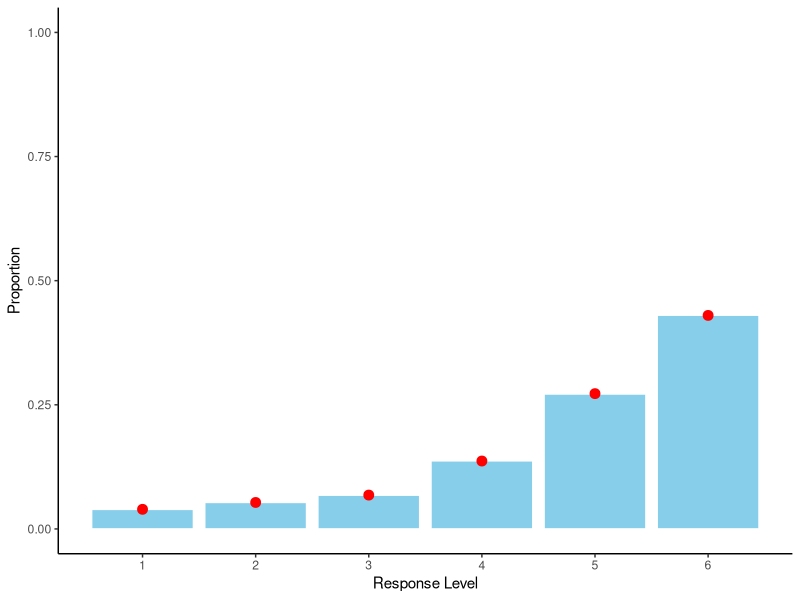
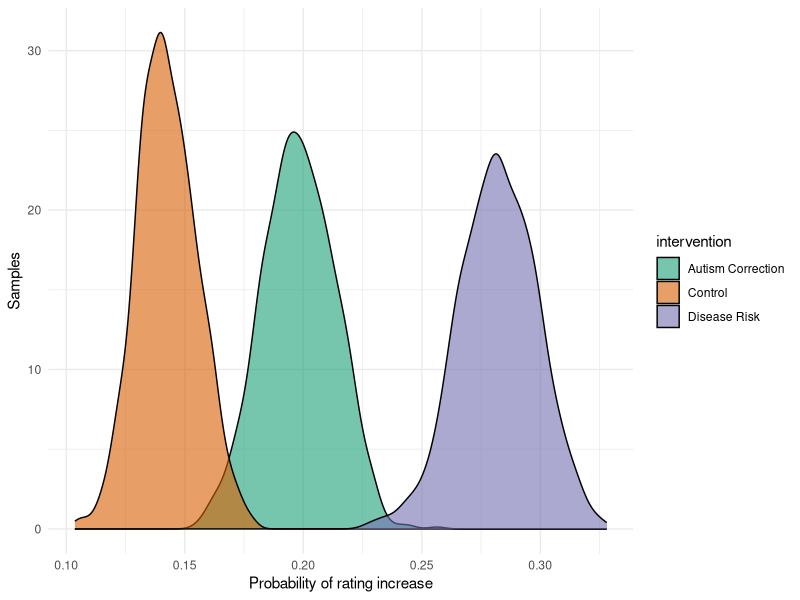

Generate these figures, in order, with R:
## ---- chunk 1
knitr::opts_chunk$set(cache=TRUE, echo=FALSE, warning=FALSE, message=FALSE,
                      fig.width=9, fig.align="center")
## ---- chunk 2
# Required librarys and external files ----------------------------------------

library(readxl)
library(tidyr)
library(dplyr)
library(ggplot2)
library(gridExtra)

# Clean and process the data --------------------------------------------------

# Generates warnings for the Ps who didn't do day 2
suppressWarnings(expData <- read_excel("Vacc_HPHH_publicDataset.xlsx", sheet = 2))

# Exclude Ps who didn't do day 2 and failed the attention checks
expData.clean <- expData %>%
  # It's good to add a subject number so we can go back to original data
  mutate(subject_number = 1:nrow(.)) %>%
  filter(Returned == 1,
         `AttentionCheck_PostTest (if = 4 then include)` == 4,
         `AttentionChecks_Sum(include if = 4)` == 4,
         Paid_Attention == 1)

# Get all the dependent measures into a DF
questionnaireData <- expData.clean %>%
  # Pull out the columns and use consistent names
  select(subject_number,
         intervention = Condition,
         pretest.healthy = Healthy_VaxscalePretest,
         posttest.healthy = Healthy_VaxscalePosttest,
         pretest.diseases = Diseases_VaxScalePretest,
         posttest.diseases = Diseases_VaxScalePosttest,
         pretest.doctors = Doctors_VaxScalePreTest,
         posttest.doctors = Doctors_VaxScalePostTest,
         pretest.side_effects = Sideeffects_VaxScalePreTest,
         posttest.side_effects = Sideeffects_VaxScalePostTest,
         pretest.plan_to = Planto_VaxScalePreTest,
         posttest.plan_to = Planto_VaxScalePostTest) %>%
  # Reverse-code the approrpiate columns
  mutate(pretest.diseases = 7 - pretest.diseases,
         posttest.diseases = 7 - posttest.diseases,
         pretest.side_effects = 7 - pretest.side_effects,
         posttest.side_effects = 7 - posttest.side_effects) %>%
  # Tidy the data
  gather("question", "response", -subject_number, -intervention) %>%
  separate(question, c("interval", "question"), sep = "\\.") %>% 
  mutate(intervention = factor(intervention, 
                               c("Control", "Autism Correction", "Disease Risk")),
         interval = factor(interval, 
                           c("pretest", "posttest"), ordered = TRUE),
         question = factor(question, 
                           c("healthy", "diseases", "doctors", "side_effects", "plan_to"))) %>%
  # Pre- and post-test get their own columns in these analyses
  mutate(interval = paste0(interval, "_response")) %>%
  spread(interval, response)
# -----------------------------------------------------------------------------
## ---- chunk 3
numBootstraps <- 1e3  # Should be a big number
numObservations <- nrow(questionnaireData)
uniqueResponses <- sort(unique(questionnaireData$pretest_response))
interventionLevels <- levels(questionnaireData$intervention)

# The observed proportion of responses at each level
pretestResponseProbs <- as.numeric(table(questionnaireData$pretest_response)) / 
  numObservations
## ---- chunk 4
# Bootstrap to find the probability that each response will be given to pre-test
# questions.
pretestData <- array(data = 0,
                     dim = c(numBootstraps,
                             length(uniqueResponses)),
                     dimnames = list(NULL,
                                     paste(uniqueResponses)))

# Run the bootstrap
for (ii in seq_len(numBootstraps)) {
  bootSamples <- sample(questionnaireData$pretest_response, 
                        numObservations, 
                        replace = TRUE)
  bootSamplesTabulated <- table(bootSamples)
  pretestData[ii, names(bootSamplesTabulated)] <- bootSamplesTabulated
}

# Convert the counts to probabilities
pretestData <- pretestData / numObservations
## ---- chunk 5
pretestDF <- data_frame(response = uniqueResponses, 
                        bootstrap_prob = apply(pretestData, 2, mean),
                        bootstrap_sd = apply(pretestData, 2, sd),
                        observed_prob = pretestResponseProbs)

ggplot(pretestDF, aes(x = response)) + 
  geom_bar(aes(y = observed_prob), stat = "identity", 
           color="white", fill="skyblue") + 
  geom_point(aes(y = bootstrap_prob), size=3, color="red") + 
  geom_errorbar(aes(ymin = bootstrap_prob-bootstrap_sd/2, 
                    ymax = bootstrap_prob+bootstrap_sd/2),
                size=2, color="red", width=0) +
  scale_x_continuous(breaks = 1:length(uniqueResponses)) +
  scale_y_continuous(limits = c(0, 1)) +
  xlab("Response Level") + 
  ylab("Proportion") + 
  theme_classic()
## ---- chunk 6
# preintervention responses x intervention groups x bootstraps x postintervention responses
posttestData <- array(data = 0,
                      dim = c(length(uniqueResponses),
                              length(interventionLevels),
                              numBootstraps, 
                              length(uniqueResponses)),
                      dimnames = list(paste(uniqueResponses),
                                      interventionLevels,
                                      NULL,
                                      paste(uniqueResponses)))

for (pretestResponse in seq_along(uniqueResponses)) {
  for (interventionLevel in seq_along(interventionLevels)) {
    # Get the subset of data for each combination of intervention and
    # pre-intervention response level.
    questionnaireDataSubset <- filter(questionnaireData,
                                      intervention == interventionLevels[interventionLevel],
                                      pretest_response == pretestResponse)
    numObservationsSubset <- nrow(questionnaireDataSubset)
    
    # Run the bootstrap
    for (ii in seq_len(numBootstraps)) {
      bootSamples <- sample(questionnaireDataSubset$posttest_response, 
                            numObservationsSubset, 
                            replace = TRUE)
      bootSamplesTabulated <- table(bootSamples)
      posttestData[pretestResponse, 
                   interventionLevel, 
                   ii, 
                   names(bootSamplesTabulated)] <- bootSamplesTabulated
    }
    
    # Convert the counts to probabilities
    posttestData[pretestResponse, interventionLevel, , ] <- 
      posttestData[pretestResponse, interventionLevel, , ] / numObservationsSubset
  }
  
  # Convert the conditional probabilities to joint probabilities using the 
  # observed priors on each pretest response.
  posttestData[pretestResponse, , , ] <- posttestData[pretestResponse, , , ] *
    pretestResponseProbs[pretestResponse]
}
## ---- chunk 7
posttestIncrease <- array(data = 0, 
                          dim = c(numBootstraps,
                                  length(interventionLevels)),
                          dimnames = list(NULL,
                                          interventionLevels))

for (interventionLevel in seq_along(interventionLevels)) {
  for (pretestResponse in seq_along(uniqueResponses)) {
    for (posttestResponse in seq_along(uniqueResponses)) {
      if (posttestResponse > pretestResponse) {
        posttestIncrease[, interventionLevel] <- posttestIncrease[, interventionLevel] +
          posttestData[pretestResponse, interventionLevel, , posttestResponse]
      }
    }
  }
}
## ---- chunk 8
sum(posttestIncrease[, which(interventionLevels == "Disease Risk")] > 
      posttestIncrease[, which(interventionLevels == "Autism Correction")]) / 
  nrow(posttestIncrease)
## ---- chunk 9
posttestDF <- gather(as.data.frame(posttestIncrease), "intervention", "prob_increase")
ggplot(posttestDF, aes(x = prob_increase, fill = intervention)) + 
  geom_density(alpha = 0.6) + 
  scale_fill_brewer(type = "qual", palette = "Dark2") +
  ylab("Samples") + xlab("Probability of rating increase") + 
  theme_minimal()
